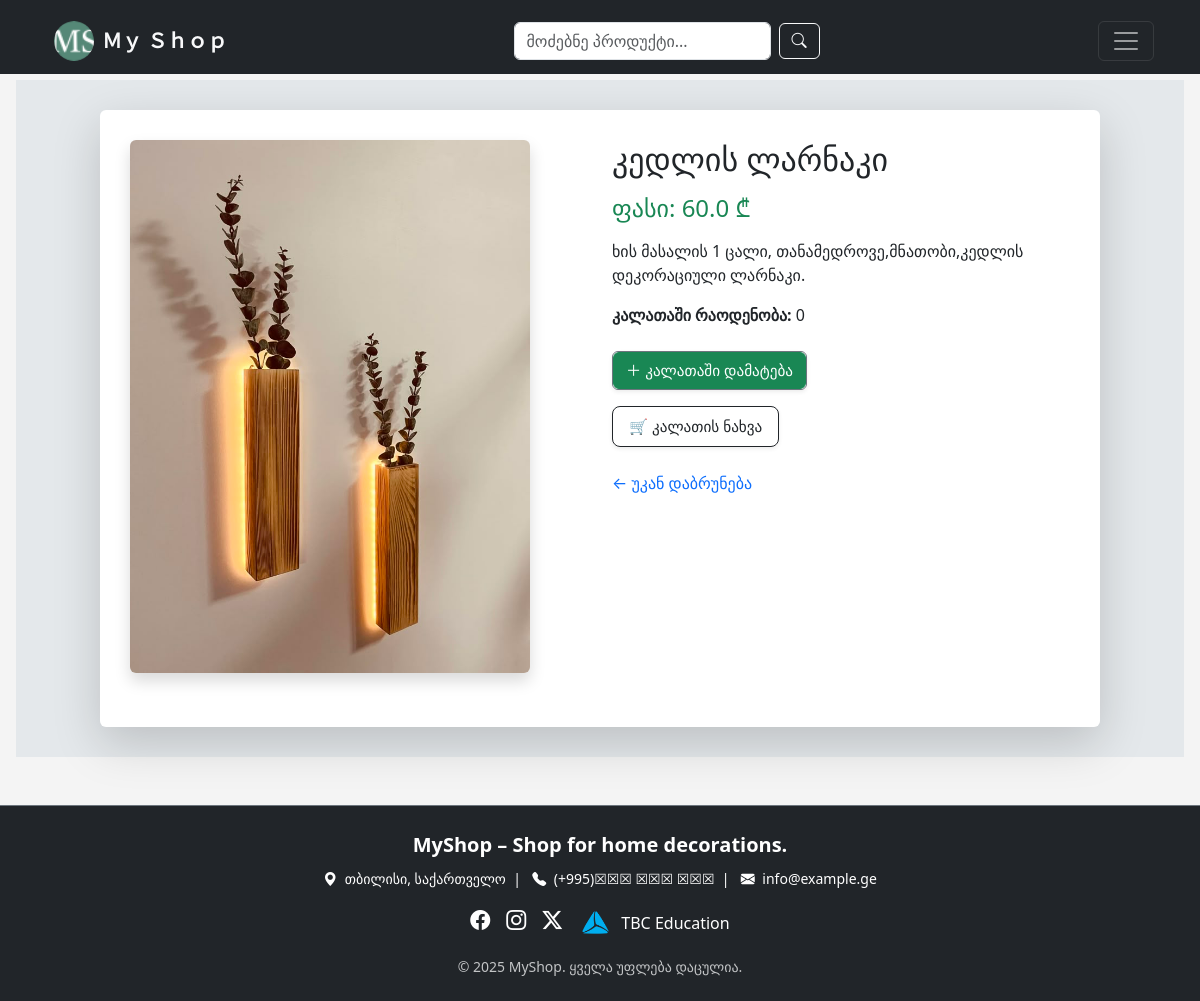
The page /product/4 (signed in) on the database its author committed.
### models.py (models this page shows)
class Product(db.Model):
    __tablename__ = "products"
    id = db.Column(db.Integer(), primary_key=True)
    name = db.Column(db.String(), nullable=False)
    price = db.Column(db.Float(), nullable=False)
    img = db.Column(db.String(), nullable=False, default="image.png")
    detail = db.Column(db.String(), nullable=False)

### routes.py (the view)
@app.route("/product/<int:product_id>")
@login_required
def product_detail(product_id):
    product = Product.query.get_or_404(product_id)
    cart_item = None
    cart = Cart.query.filter_by(user_id=current_user.id).first()
    if cart:
        cart_item = CartItem.query.filter_by(cart_id=cart.id, product_id=product.id).first()
    return render_template("detailed_page.html", product=product, cart_item=cart_item)

### models.py (called while the page is built)
@login_manager.user_loader
def search_user(user_id):
    return User.query.get(user_id)

### templates/detailed_page.html
{% extends "base.html" %}
{% block container %}
<div style="background-color: #E4E8EB; padding: 30px;">
  <div class="container shadow-lg bg-white rounded" style="max-width: 1000px; padding: 30px;">
    <div class="row">
      <div class="col-md-6">
        <figure class="figure">
          <img src="{{ url_for('static', filename='uploads/' + product.img) }}"
               alt="{{ product.name }}"
               class="figure-img img-fluid rounded shadow"
               width="400">
        </figure>
      </div>
      <div class="col-md-6">
        <h2 class="mb-3">{{ product.name }}</h2>
        <h4 class="text-success">ფასი: {{ product.price }} ₾</h4>
        <p class="mt-3">{{ product.detail }}</p>
        {% if cart_item %}
        <p><strong>კალათაში რაოდენობა:</strong> {{ cart_item.quantity }}</p>
        {% else %}
        <p><strong>კალათაში რაოდენობა:</strong> 0</p>
        {% endif %}
        <div class="d-flex border border-secondary rounded overflow-hidden mt-4 shadow-sm"
             style="width: fit-content;">
          {% if cart_item %}
          <a href="{{ url_for('increase_quantity', item_id=cart_item.id) }}"
             class="btn btn-success flex-fill border-end border-white">＋ დამატება</a>
          <a href="{{ url_for('decrease_quantity', item_id=cart_item.id) }}"
             class="btn btn-danger flex-fill border-end border-white">- შემცირება</a>
          {% else %}
          <a href="{{ url_for('add_to_cart', product_id=product.id) }}"
             class="btn btn-success flex-fill">＋ კალათაში დამატება</a>
          {% endif %}
        </div>
        <div class="mt-3">
          <a href="{{ url_for('view_cart') }}" class="btn btn-outline-dark btn-lg shadow-sm">
            🛒 კალათის ნახვა
          </a>
        </div>
        <div class="mt-4">
          <a href="{{ url_for('all_products') }}" style="text-decoration: none;">
            ← უკან დაბრუნება
          </a>
        </div>
      </div>
    </div>
  </div>
</div>
{% endblock %}

### templates/base.html (style rules this page uses)
body { padding-top: 80px; background-color: #f4f4f4; }
.form-control, .btn { font-size: 1rem; }
.card-title, .card-text, .btn { font-size: 0.95rem; }

### rows shown on the page
Product: img (picture), name "კედლის ლარნაკი", price "60.0", detail "ხის მასალის 1 ცალი, თანამედროვე,მნათობი,კედლის დეკორაციული ლარნაკი."
